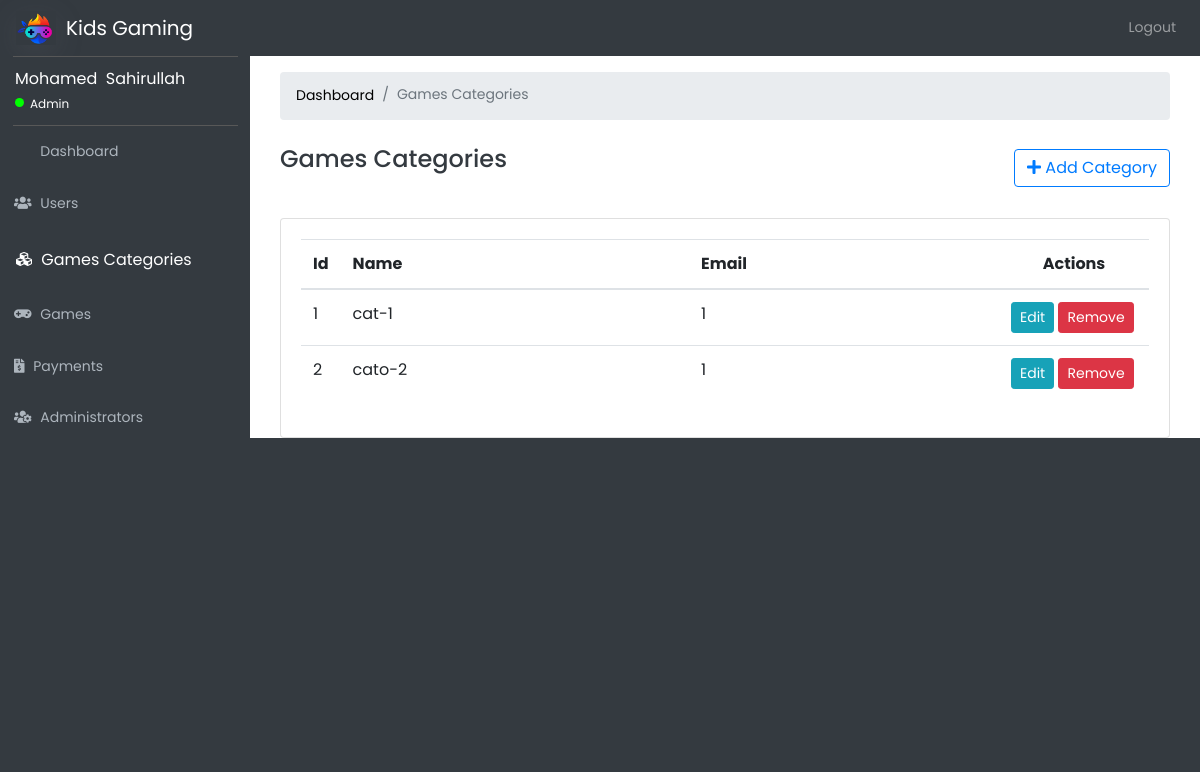
Screenshot of /dashboard/game-categories.php (signed in) with the database file from the repository.
### tables this page shows
CREATE TABLE `game_categories` (
  `id` int(11) NOT NULL,
  `name` varchar(500) NOT NULL,
  `status` tinyint(1) NOT NULL DEFAULT '1'
);

### dashboard/game-categories.php (the view, shortened to what this page needs)
<?php
include('../common/header.php');
include('d-header.php');
require '../common/conn.php';
$query = "SELECT * FROM game_categories";
$result = mysqli_query($conn, $query);
$game_cat = [];
while ($gamec = mysqli_fetch_array($result)) {
    $game_cat[] = array(
        'id' => $gamec['id'],
        'name' => $gamec['name'],
        'status' => $gamec['status'],
    );
}
?>
<body class="fixed-nav sticky-footer bg-dark">
    <div class="content-wrapper">
        <div class="container-fluid">
            <div class="col-12">
                <nav aria-label="breadcrumb">
                    <ol class="breadcrumb">
                        <li class="breadcrumb-item"><a class="cw" href="index.php">Dashboard</a></li>
                        <li class="breadcrumb-item active" aria-current="page"> Games Categories</li>
                    </ol>
                </nav>
                <h4 class="page-title text-truncate text-dark font-weight-medium mbt-c-20"> Games Categories</h4>
                <button class="btn btn-outline-primary pull-right add-new-btn" data-toggle="modal" data-target="#createGameCategory"> <i class="fa fa-plus mr-i-5"></i> Add Category </button>
                <br>
                <div class="card">
                    <div class="card-body">
                        <div class="table-responsive">
                            <table id="zero_config" class="table no-wrap">
                                <thead>
                                    <tr>
                                        <th width="10px">Id</th>
                                        <th>Name</th>
                                        <th>Email</th>
                                        <th width="150px" class="text-center">Actions</th>
                                    </tr>
                                </thead>
                                <tbody>
                                    <?php foreach ($game_cat as $key => $cat) {
                                        echo "<tr>
                                 <td id='user-id'>" .  $key + 1 . "</td>
                                 <td>" . $cat['name'] . "</td>
                                 <td>" . $cat['status'] . "</td>
                                 <td><button type='button' data-id='" . $cat['id'] . "' data-name='" . $cat['name'] . "' class='btn btn-info btn-sm edit-btn' data-dismiss='modal'>Edit</button>
                                 <button type='button'  data-id='" . $cat['id'] . "' class='btn btn-danger btn-sm remove-btn'>Remove</button></td>
                                 </tr>";
                                    } ?>
                                </tbody>
                            </table>
                        </div>
                    </div>
                </div>
            </div>
        </div>
</body>

### css/main.css (style rules this page uses)
* { margin: 0px; padding: 0px; box-sizing: border-box; }
body, html { height: 100%; font-family: 'Poppins', sans-serif; }
a { font-family: 'Poppins'; font-size: 14px; line-height: 1.7; color:#d7d7d7; margin: 0px; transition: all 0.4s; -webkit-transition: all 0.4s; -o-transition: all 0.4s; -moz-transition: all 0.4s; }
h1,h2,h3,h4,h5,h6 { margin: 0px; }
ul, li { margin: 0px; list-style-type: none; }
button { outline: none !important; border: none; background: transparent; }
body { background-color:#252324 ; color:white }
.cw { color: white; }

### dashboard/css/dashboard.css (style rules this page uses)
html { position: relative; min-height: 100%; }
body { overflow-x: hidden; }
body.sticky-footer { margin-bottom: 56px; }
body.sticky-footer .content-wrapper { min-height: calc(100vh - 56px - 0); }
body.fixed-nav { padding-top: 56px; }
.content-wrapper { min-height: calc(100vh - 56px); padding-top: 1rem; }
.content-wrapper { overflow-x: hidden; background: white; }
@media (min-width: 992px) { .content-wrapper { margin-left: 250px; } }
.cw { color:black !important; }
.breadcrumb a, .breadcrumb li { font-size:14px !important; }
.mbt-c-20 { margin-top:25px; margin-bottom:20px; }
.add-new-btn { float: right; position: relative; margin-top: -45px; }

### rows the page displays
game_categories: name "cat-1", status "1"
game_categories: name "cato-2", status "1"

### other values shown
$_SESSION['login_user_firstname'] "Mohamed"
$_SESSION['login_user_lastname'] "Sahirullah"
